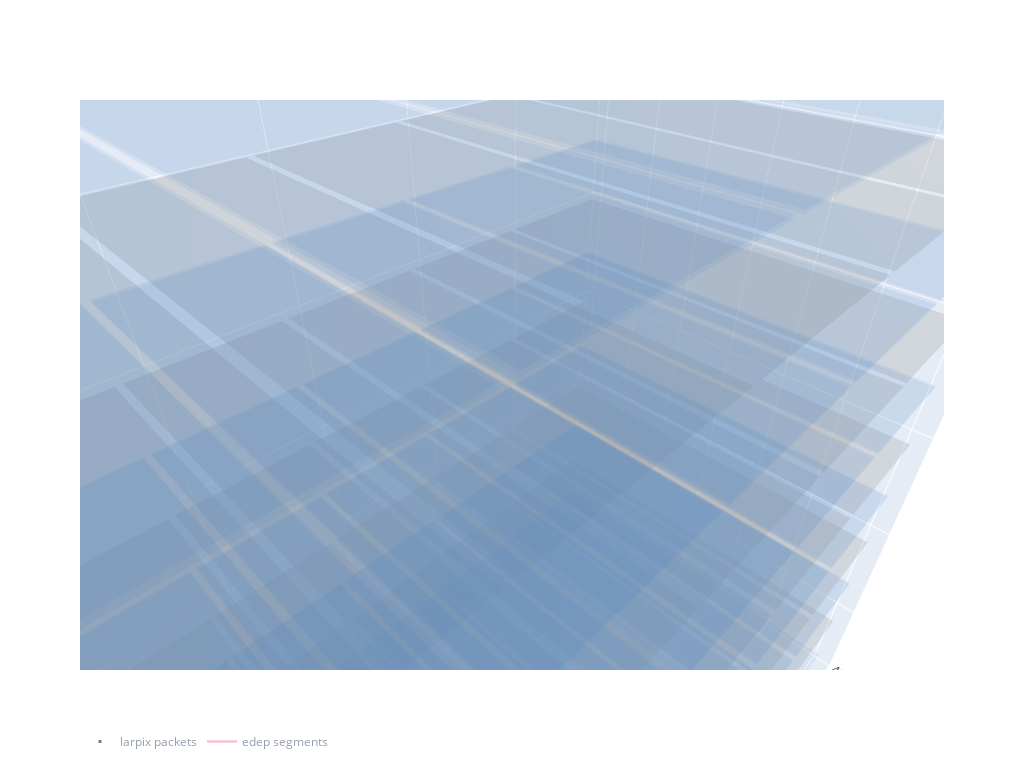

Notebook source saved alongside this figure:
### Code cell
fig = go.Figure()

fig.add_traces(draw_cathode_planes(
    geom_dict,
    run_config_path,
    showscale=False,
    opacity=0.3,
    colorscale='Greys',
))

fig.add_traces(draw_anode_planes(
    geom_dict,
    run_config_path,
    showscale=False,
    opacity=0.1,
    colorscale='ice',
))

trace = go.Scatter3d(
        x=x, y=y, z=z,
        marker_color=dQ,
        name='larpix packets',
        mode='markers',
        visible='legendonly',
        marker_size=3,
        marker_symbol='square',
        showlegend=True,
        opacity=1.
        )

tracks = plot_tracks(seg_ev, 
                     mode="lines",
                     name="edep segments",
                     visible='legendonly',
                     showlegend=True
                     )

fig.update_layout(
    width=1024, height=768,
    legend_orientation="h",
)

fig.add_traces(trace)
fig.add_traces(tracks)
fig.show()
